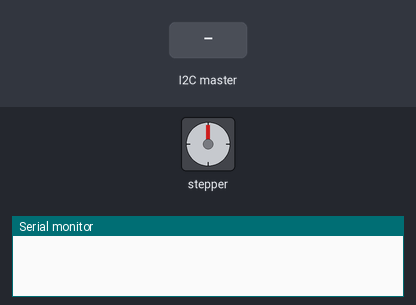
Bench run of a sketch on a simulated Arduino Nano, built with avr-gcc and run on an emulated ATmega328P. Shown: stepper motor, the last lines printed to the serial monitor. The inputs (shaded band) are chosen by the test bench. Stepper angles assume 200 steps per turn.

Above: at 1.2 s.
1.3 s: the I2C master sends the byte 1
At 1.89 s:
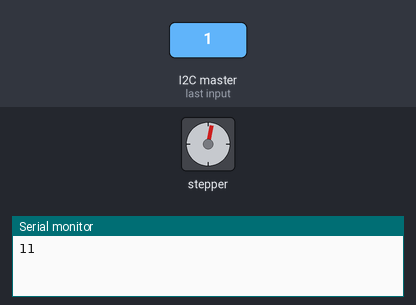
At 2.53 s:
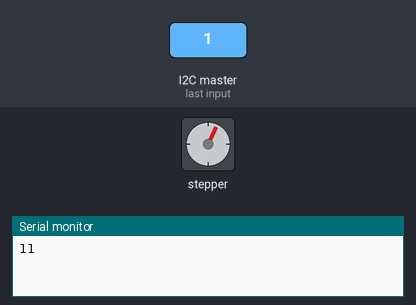
4.3 s: the I2C master sends the byte 2
At 4.9 s:
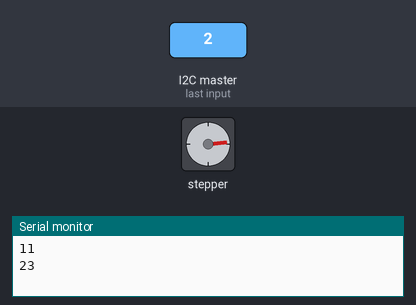
Timing chart, 0 to 19.3 s (numbered marks = the images above; inputs shaded):
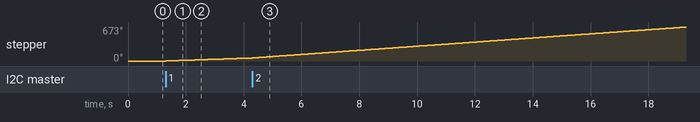

Measured:
- after the input at 1.3 s, stepper: keeps turning clockwise at about 20°/s, starting at once

The sketch:

stepcontroller.ino
```cpp
#include <AccelStepper.h>
#include <Wire.h>

#define RECIVE_PIN 4
#define slaveAddress 9

// AccelStepper Setup
AccelStepper stepper(1, 2, 3); // 1 = Easy Driver interface
                               // NANO Pin 2 connected to STEP pin of Easy Driver
                               // NANO Pin 3 connected to DIR pin of Easy Driver

int maxSpeed = 3000;
int targetSpeed = 0; // # of steps per second to speeed up to
unsigned long time;
unsigned long previousAccel = 0;
int interval = 5; // # of milliseconds between speed increases

void setup()
{
    stepper.setMaxSpeed(3000);
    Serial.begin(9200);
    Wire.begin(slaveAddress);
    Wire.onReceive(receiveEvent);
}

void receiveEvent(int bytes) {
    int input = Wire.read();
    targetSpeed = map(input, 0, 255, 0, maxSpeed);
    Serial.println(targetSpeed);
}

void loop()
{
    while (stepper.speed() < targetSpeed)
    {
        time = millis();
        if (time > previousAccel + interval)
        {
            previousAccel = time;
            stepper.setSpeed(stepper.speed() + 5);
        }
        stepper.runSpeed();
    }

    stepper.setSpeed(targetSpeed);
    stepper.runSpeed();
}
```
